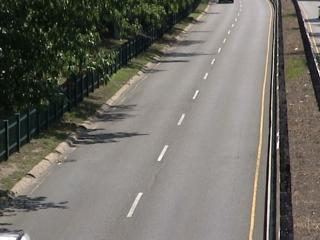
%> input picture cs484_hw1_data/highway/in000470.jpg, 320 x 240 px
$ octave question_c.m   (GNU Octave 9; MATLAB toolbox functions it lacks are replaced by stand-ins)
%> lines starting %> are read from the running program, lines starting %| are printed output that depends on the picture; in (x1, y1, x2, y2) boxes, pixels count from 0 and x2, y2 are one past the last pixel; in counts of white or black regions, pixels touching at a corner belong together; the program's own positions count from 1
### source/imageOperations.m
% Author: Ahmet Furkan Biyik
% ID: 21501084
% Date: 25.10.2019

function [sub, th, mp, lc ] = imageOperations(background, image, threshold, se_c , se_o)
%imageOperations background subtraction with threshold, noise deletion with
%opening and connected component labelling
%   [sub, th, mp, lc] = backSub(background, image, threshold, se_c , se_o)
%   background grayscale background
%   image grayscale image
%   threshold threshold value
%   se_c structural element for closing
%   se_o structural element for opening

global index;
% for image output
outputFolder = '../output/';

% backgorund subtraction
sub = image;
sub = double(sub) - double(background);
sub = abs(sub);
sub = uint8(255 * mat2gray(sub));

figure;
imshow( sub );
title('After Background Subtraction');
imwrite(sub, strcat(outputFolder,sprintf('3_%d.png', index)));
index = index + 1;

% thresholding
th = sub > threshold;
figure;
imshow( th );
title('After Thresholding');
imwrite(th, strcat(outputFolder,sprintf('3_%d.png', index)));
index = index + 1;

% morphological operations
% fill gaps with closing
mp = dilation( th, se_c);
mp = erosion( mp, se_c);

% eliminate noise with opening
mp = erosion( mp, se_o);
mp = dilation( mp, se_o);

figure;
imshow( mp );
title('After Morphological Operations');
imwrite(mp, strcat(outputFolder,sprintf('3_%d.png', index)));
index = index + 1;

% connected component labelling
l = bwlabel(mp);
dim = size(mp);

% to colorize each label
dim = [dim 3];
lc = zeros(dim, 'uint8');

colors = [255 0 0; ...
          40 62 201; ...
          254 219 244; ...
          22 236 98; ...
          110 207 43; ...
          249 84 117; ...
          34 247 247; ...
          110 44 113; ...
          178 225 144; ...
          84 110 34;
          6 75 144;
          198 141 29;
          72 19 98;
          13 126 116;
          145 81 0];

% colorize loops
for k=1:dim(1)
   for j=1:dim(2)
      if (l(k,j)>0)
          lc(k,j,1) = uint8( colors(l(k,j),1));
          lc(k,j,2) = uint8( colors(l(k,j),2));
          lc(k,j,3) = uint8( colors(l(k,j),3));
      end
   end
end

figure;
imshow(lc);
title('After Labelling');
imwrite(lc, strcat(outputFolder,sprintf('3_%d.png', index)));
index = index + 1;

end

### source/question_c.m
% Author: Ahmet Furkan Biyik
% ID: 21501084
% Date: 25.10.2019

clear;
clc;
close all;

% data folder path
dataPath = '../cs484_hw1_data/';

% for image output
outputFolder = '../output/';
if (~exist(outputFolder, 'dir'))
   mkdir(outputFolder);
end

% to name output
global index;
index = 1;

% read highway images
hw_0 = imread( strcat(dataPath, 'highway/in000470.jpg'));
%> hw_0 is the input picture: size 240x320x3 uint8; mean R, G, B 112, 109.6, 102.3
hw_1 = imread( strcat(dataPath, 'highway/in000550.jpg'));
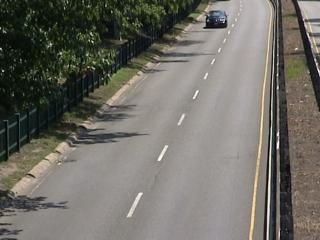
%> input picture cs484_hw1_data/highway/in000550.jpg, 320 x 240 px
%> hw_1 is the input picture: size 240x320x3 uint8; mean R, G, B 111.6, 109.3, 101.9
hw_2 = imread( strcat(dataPath, 'highway/in000750.jpg'));
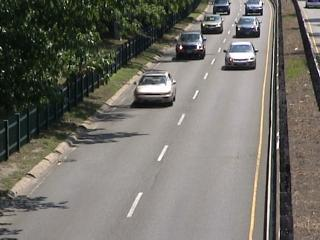
%> input picture cs484_hw1_data/highway/in000750.jpg, 320 x 240 px
%> hw_2 is the input picture: size 240x320x3 uint8; mean R, G, B 113.3, 111.1, 104
hw_3 = imread( strcat(dataPath, 'highway/in000850.jpg'));
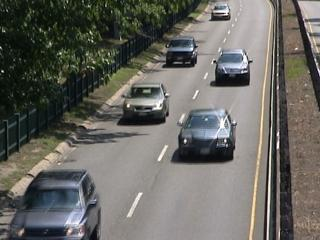
%> input picture cs484_hw1_data/highway/in000850.jpg, 320 x 240 px
%> hw_3 is the input picture: size 240x320x3 uint8; mean R, G, B 103.7, 102.8, 97.2

% convert to grayscale
hw_0 = rgb2gray(hw_0);
%> hw_0: size 240x320 uint8
hw_1 = rgb2gray(hw_1);
%> hw_1: size 240x320 uint8
hw_2 = rgb2gray(hw_2);
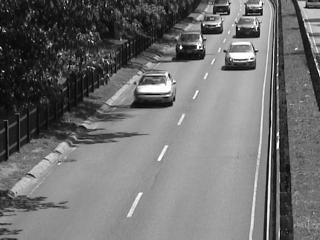
%> hw_2: size 240x320 uint8; min 0, max 255, mean 110.9
hw_3 = rgb2gray(hw_3);
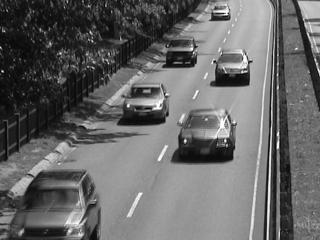
%> hw_3: size 240x320 uint8; min 0, max 255, mean 102.4

% first
se_c = strel('square', 3);
se_o = strel('square', 6);
imageOperations(hw_0, hw_1, 40, se_c, se_o);
%> in imageOperations, `sub = double(sub) - double(background);`:
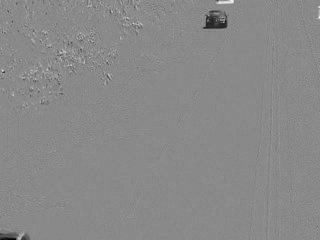
%> sub: size 240x320 double; min -213, max 181, mean -0.4; drawn with min black and max white
%> in imageOperations, `th = sub > threshold;`:
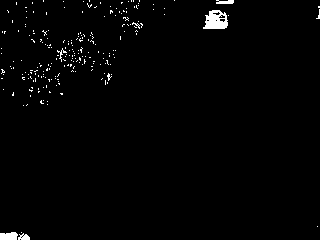
%> th: size 240x320 logical; 1.5% white; 223 white regions (218 under 20 px), largest, box (x1, y1, x2, y2) and area: (203, 10, 228, 29) 337, (0, 232, 18, 240) 125, (216, 0, 234, 4) 59, (18, 233, 30, 240) 55, (57, 48, 67, 62) 33
%> the run ends on the next line
